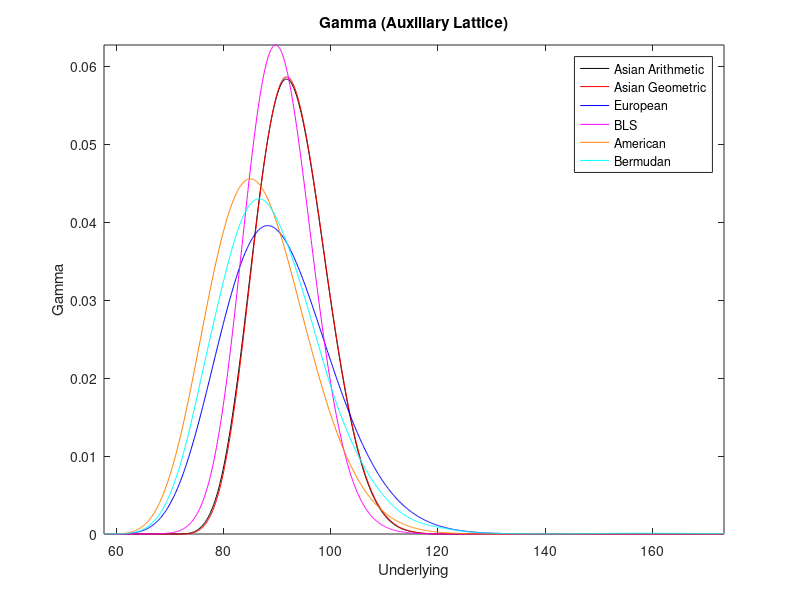

MATLAB code for this plot:
clear;
clc;
tic
alpha = 1.99999;
r = 0.1;

T = 0.5;
Strike = 95;
NumOfTimeSteps=8;
Sigma=0.10;
lambda=sqrt(1.5);
M=2*NumOfTimeSteps+1;
StrCallPut='Call';
 %dynamics.S0=S0;
 %M_Bermudan=2;

Underlying=100;
 %reading underlying for Asian Arithmetic
data1=load('1AsianAaGreeks.txt'); 
x=data1(:,1);
AsianAaGamma=data1(:,3);

%reading underlying for Asia Geometric
data2=load('1AsianGaGreeks.txt'); 
%x=data2(:,1);
AsianGaGamma=data2(:,3);  


%reading underlying for European
data2=load('1EuropeanGreeks.txt'); 
%x=data2(:,1);
EuropeanGamma=data2(:,3); 

%reading underlying for American
data2=load('1AmericanGreeks.txt'); 
%x=data2(:,1);
AmericanGamma=data2(:,3);


%reading underlying for Bermudan
data2=load('1BermudanGreeks.txt'); 
%x=data2(:,1);
BermudanGamma=data2(:,3);


samplingRateIncrease = 10;
newXSamplePoints = linspace(min(x), max(x), length(x) * samplingRateIncrease);

smoothedYAsianAa = spline(x, AsianAaGamma, newXSamplePoints);

smoothedYAsianGa = spline(x, AsianGaGamma, newXSamplePoints);

smoothedYEuropean = spline(x,EuropeanGamma, newXSamplePoints);

smoothedYAmerican = spline(x,AmericanGamma, newXSamplePoints);

smoothedYBermudan = spline(x,BermudanGamma, newXSamplePoints);

%%
range=min(x):0.1:max(x);
%range=60:0.1:150;
%Interpolation & Extrapolation
type='cubic';
IntYAsianAa = interp1(newXSamplePoints,smoothedYAsianAa,range,type,'extrap');

IntYAsianGa = interp1(newXSamplePoints, smoothedYAsianGa, range,type,'extrap');

IntYEuropean = interp1(newXSamplePoints,smoothedYEuropean,range,type,'extrap');

IntYAmerican = interp1(newXSamplePoints,smoothedYAmerican,range,type,'extrap');

IntYBermudan = interp1(newXSamplePoints,smoothedYBermudan,range,type,'extrap');

%%

plot(range,IntYAsianAa,'k')
hold on

plot(range,IntYAsianGa,'r')
hold on

plot(range,IntYEuropean,'b')
hold on

blsGamma=blsgamma(range,Strike,r,T,Sigma);
plot(range,blsGamma,'m')
hold on

plot(range,IntYAmerican, 'Color', [1 0.5 0]);
hold on

plot(range,IntYBermudan,'c')
axis tight
title(' Gamma (Auxiliary Lattice) ')
xlabel('Underlying')
ylabel('Gamma')
 
legend('Asian Arithmetic','Asian Geometric', 'European', 'BLS', 'American', 'Bermudan')
saveas(gcf,'1GammaInterpolation_Aux31.png')
hold off
%hold off
min(x)
max(x)
toc
